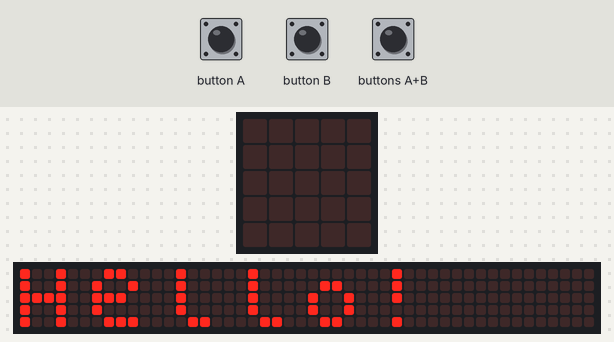
Bench run of a program on a simulated BBC micro:bit (MakeCode). Parts: the board's 5×5 LED display, a strip that is not on the board, showing the scrolling text unrolled. The test bench sets the inputs (shaded band). The 48×5 strip is a reading aid, not a part: it shows the text the display is scrolling, unrolled, one strip-width of it at a time.

Above: at 5.6 s.
At 8.1 s:
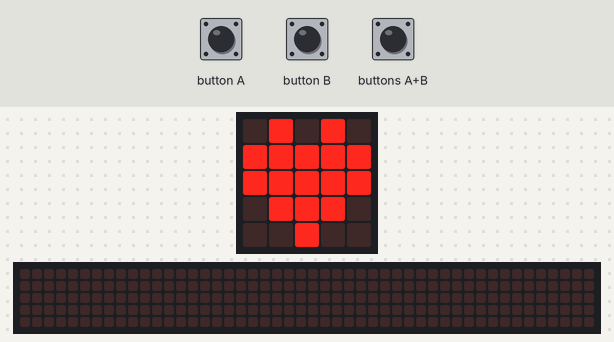
8.2 s: buttons A+B pressed for 0.15 s
At 14.7 s:
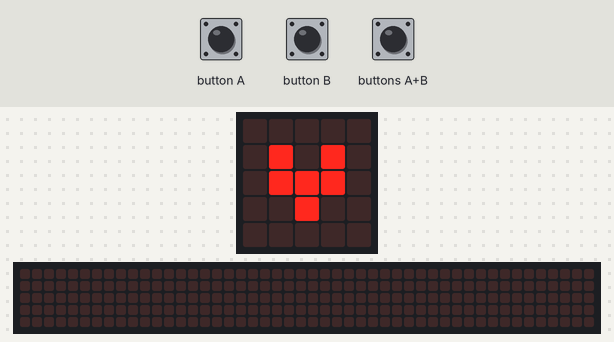
14.8 s: button B pressed for 0.15 s
17.9 s: buttons A+B pressed for 1 s
At 34.4 s:
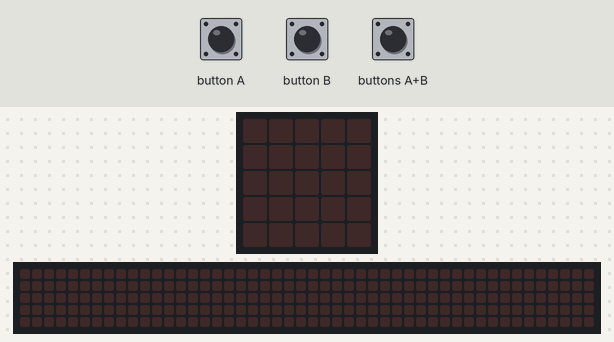

Measured:
- after the input at 8.2 s, the display: first changes after 0.15 s (image 2 shows a later state)
- after the input at 17.9 s, the display: first differs from a run without the input after 5.7 s (image 3 shows a later state)
- what the display in image 0 shows lasts 0.7 s, from 5.6 s to 6.3 s

The program:

main.ts
```typescript
input.onButtonPressed(Button.A, function () {
    for (let index = 0; index < 4; index++) {
        basic.showIcon(IconNames.Heart)
        basic.showIcon(IconNames.SmallHeart)
        basic.clearScreen()
    }
})
input.onButtonPressed(Button.AB, function () {
    basic.showLeds(`
        . # # # .
        # # . # #
        # # . # #
        . # . # .
        . . . . .
        `)
    basic.showLeds(`
        . # . # .
        # # # # #
        # # . # #
        . # . # .
        . . . . .
        `)
    basic.showLeds(`
        . # . # .
        # # . # #
        # # # # #
        . # . # .
        . . . . .
        `)
    basic.showLeds(`
        . # . # .
        # # . # #
        # # . # #
        . # # # .
        . . . . .
        `)
    basic.showLeds(`
        . # . # .
        # # . # #
        # # . # #
        . # . # .
        . . # . .
        `)
    basic.showLeds(`
        . # # # .
        # # . # #
        # # . # #
        . # . # .
        . . # . .
        `)
    basic.showLeds(`
        . # . # .
        # # # # #
        # # . # #
        . # . # .
        . . # . .
        `)
    basic.showLeds(`
        . # . # .
        # # . # #
        # # # # #
        . # . # .
        . . # . .
        `)
    basic.showLeds(`
        . # . # .
        # # . # #
        # # . # #
        . # # # .
        . . # . .
        `)
    basic.showLeds(`
        . # # # .
        # # . # #
        # # . # #
        . # # # .
        . . # . .
        `)
    basic.showLeds(`
        . # . # .
        # # # # #
        # # . # #
        . # # # .
        . . # . .
        `)
    basic.showLeds(`
        . # . # .
        # # . # #
        # # # # #
        . # # # .
        . . # . .
        `)
    basic.showLeds(`
        . # # # .
        # # . # #
        # # # # #
        . # # # .
        . . # . .
        `)
    basic.showLeds(`
        . # . # .
        # # # # #
        # # # # #
        . # # # .
        . . # . .
        `)
    for (let index = 0; index < 4; index++) {
        basic.showIcon(IconNames.Heart)
        basic.showIcon(IconNames.SmallHeart)
        basic.clearScreen()
    }
})
input.onButtonPressed(Button.B, function () {
    for (let index = 0; index < 4; index++) {
        basic.showIcon(IconNames.EigthNote)
        basic.clearScreen()
        basic.showIcon(IconNames.QuarterNote)
    }
})
basic.showString("Hello!")
basic.showIcon(IconNames.Heart)
```

test.ts
```typescript
// aquí va el archivo "tests"; esto no se compilará cuando este paquete se utilice como una extensión.
```
